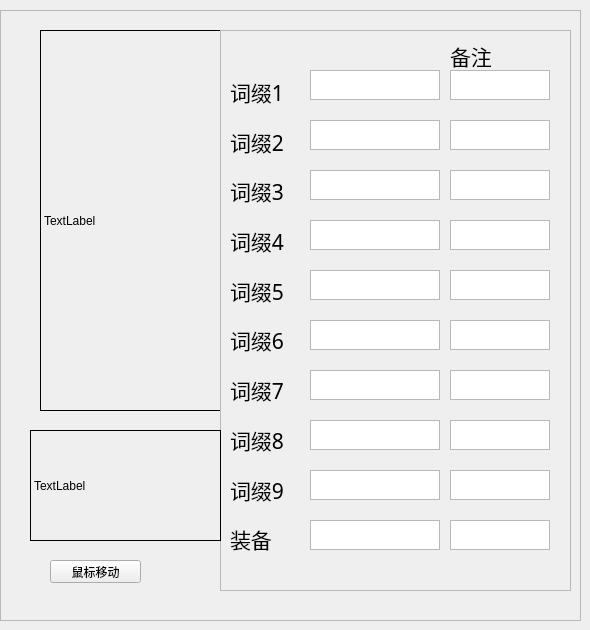
    <widget class="QWidget" name="tab_3">
     <attribute name="title">
      <string>3</string>
     </attribute>
     <widget class="QFrame" name="frame_6">
      <property name="geometry">
       <rect>
        <x>0</x>
        <y>10</y>
        <width>581</width>
        <height>611</height>
       </rect>
      </property>
      <property name="frameShape">
       <enum>QFrame::StyledPanel</enum>
      </property>
      <property name="frameShadow">
       <enum>QFrame::Raised</enum>
      </property>
      <widget class="QPushButton" name="pushButton_9">
       <property name="geometry">
        <rect>
         <x>50</x>
         <y>550</y>
         <width>91</width>
         <height>23</height>
        </rect>
       </property>
       <property name="text">
        <string>鼠标移动</string>
       </property>
      </widget>
      <widget class="QLabel" name="label_21">
       <property name="geometry">
        <rect>
         <x>40</x>
         <y>20</y>
         <width>181</width>
         <height>381</height>
        </rect>
       </property>
       <property name="frameShape">
        <enum>QFrame::Box</enum>
       </property>
       <property name="text">
        <string>TextLabel</string>
       </property>
      </widget>
      <widget class="QFrame" name="frame_7">
       <property name="geometry">
        <rect>
         <x>220</x>
         <y>20</y>
         <width>351</width>
         <height>561</height>
        </rect>
       </property>
       <property name="frameShape">
        <enum>QFrame::StyledPanel</enum>
       </property>
       <property name="frameShadow">
        <enum>QFrame::Raised</enum>
       </property>
       <widget class="QWidget" name="layoutWidget_4">
        <property name="geometry">
         <rect>
          <x>90</x>
          <y>40</y>
          <width>132</width>
          <height>491</height>
         </rect>
        </property>
        <layout class="QVBoxLayout" name="verticalLayout_5">
         <property name="spacing">
          <number>20</number>
         </property>
         <property name="sizeConstraint">
          <enum>QLayout::SetFixedSize</enum>
         </property>
         <item>
          <widget class="QPlainTextEdit" name="mod1_3">
           <property name="sizePolicy">
            <sizepolicy hsizetype="Expanding" vsizetype="Expanding">
             <horstretch>0</horstretch>
             <verstretch>0</verstretch>
            </sizepolicy>
           </property>
           <property name="maximumSize">
            <size>
             <width>130</width>
             <height>30</height>
            </size>
           </property>
          </widget>
         </item>
         <item>
          <widget class="QPlainTextEdit" name="mod2_3">
           <property name="enabled">
            <bool>true</bool>
           </property>
           <property name="sizePolicy">
            <sizepolicy hsizetype="Expanding" vsizetype="Expanding">
             <horstretch>0</horstretch>
             <verstretch>0</verstretch>
            </sizepolicy>
           </property>
           <property name="minimumSize">
            <size>
             <width>130</width>
             <height>30</height>
            </size>
           </property>
           <property name="maximumSize">
            <size>
             <width>130</width>
             <height>30</height>
            </size>
           </property>
          </widget>
         </item>
         <item>
          <widget class="QPlainTextEdit" name="mod3_3">
           <property name="maximumSize">
            <size>
             <width>130</width>
             <height>30</height>
            </size>
           </property>
           <property name="baseSize">
            <size>
             <width>256</width>
             <height>30</height>
            </size>
           </property>
          </widget>
         </item>
         <item>
          <widget class="QPlainTextEdit" name="mod4_3">
           <property name="maximumSize">
            <size>
             <width>130</width>
             <height>30</height>
            </size>
           </property>
          </widget>
         </item>
         <item>
          <widget class="QPlainTextEdit" name="mod5_3">
           <property name="maximumSize">
            <size>
             <width>130</width>
             <height>30</height>
            </size>
           </property>
          </widget>
         </item>
         <item>
          <widget class="QPlainTextEdit" name="mod6_3">
           <property name="maximumSize">
            <size>
             <width>130</width>
             <height>30</height>
            </size>
           </property>
           <property name="plainText">
            <string/>
           </property>
          </widget>
         </item>
         <item>
          <widget class="QPlainTextEdit" name="mod7_3">
           <property name="maximumSize">
            <size>
             <width>130</width>
             <height>30</height>
            </size>
           </property>
           <property name="plainText">
            <string/>
           </property>
          </widget>
         </item>
         <item>
          <widget class="QPlainTextEdit" name="mod8_3">
           <property name="maximumSize">
            <size>
             <width>130</width>
             <height>30</height>
            </size>
           </property>
           <property name="plainText">
            <string/>
           </property>
          </widget>
         </item>
         <item>
          <widget class="QPlainTextEdit" name="mod9_3">
           <property name="maximumSize">
            <size>
             <width>130</width>
             <height>30</height>
            </size>
           </property>
           <property name="plainText">
            <string/>
           </property>
          </widget>
         </item>
         <item>
          <widget class="QPlainTextEdit" name="item_name_3">
           <property name="maximumSize">
            <size>
             <width>130</width>
             <height>30</height>
            </size>
           </property>
           <property name="plainText">
            <string/>
           </property>
          </widget>
         </item>
        </layout>
       </widget>
       <widget class="QWidget" name="layoutWidget_5">
        <property name="geometry">
         <rect>
          <x>10</x>
          <y>40</y>
          <width>71</width>
          <height>491</height>
         </rect>
        </property>
        <layout class="QVBoxLayout" name="verticalLayout_6">
         <item>
          <widget class="QLabel" name="label_35">
           <property name="font">
            <font>
             <family>Agency FB</family>
             <pointsize>16</pointsize>
            </font>
           </property>
           <property name="text">
            <string>词缀1</string>
           </property>
          </widget>
         </item>
         <item>
          <widget class="QLabel" name="label_36">
           <property name="font">
            <font>
             <family>Agency FB</family>
             <pointsize>16</pointsize>
            </font>
           </property>
           <property name="text">
            <string>词缀2</string>
           </property>
          </widget>
         </item>
         <item>
          <widget class="QLabel" name="label_37">
           <property name="font">
            <font>
             <family>Agency FB</family>
             <pointsize>16</pointsize>
            </font>
           </property>
           <property name="text">
            <string>词缀3</string>
           </property>
          </widget>
         </item>
         <item>
          <widget class="QLabel" name="label_38">
           <property name="font">
            <font>
             <family>Agency FB</family>
             <pointsize>16</pointsize>
            </font>
           </property>
           <property name="text">
            <string>词缀4</string>
           </property>
          </widget>
         </item>
         <item>
          <widget class="QLabel" name="label_39">
           <property name="font">
            <font>
             <family>Agency FB</family>
             <pointsize>16</pointsize>
            </font>
           </property>
           <property name="text">
            <string>词缀5</string>
           </property>
          </widget>
         </item>
         <item>
          <widget class="QLabel" name="label_40">
           <property name="font">
            <font>
             <family>Agency FB</family>
             <pointsize>16</pointsize>
            </font>
           </property>
           <property name="text">
            <string>词缀6</string>
           </property>
          </widget>
         </item>
         <item>
          <widget class="QLabel" name="label_41">
           <property name="font">
            <font>
             <family>Agency FB</family>
             <pointsize>16</pointsize>
            </font>
           </property>
           <property name="text">
            <string>词缀7</string>
           </property>
          </widget>
         </item>
         <item>
          <widget class="QLabel" name="label_42">
           <property name="font">
            <font>
             <family>Agency FB</family>
             <pointsize>16</pointsize>
            </font>
           </property>
           <property name="text">
            <string>词缀8</string>
           </property>
          </widget>
         </item>
         <item>
          <widget class="QLabel" name="label_43">
           <property name="font">
            <font>
             <family>Agency FB</family>
             <pointsize>16</pointsize>
            </font>
           </property>
           <property name="text">
            <string>词缀9</string>
           </property>
          </widget>
         </item>
         <item>
          <widget class="QLabel" name="label_44">
           <property name="font">
            <font>
             <family>Agency FB</family>
             <pointsize>16</pointsize>
            </font>
           </property>
           <property name="text">
            <string>装备</string>
           </property>
          </widget>
         </item>
        </layout>
       </widget>
       <widget class="QLabel" name="label_71">
        <property name="geometry">
         <rect>
          <x>230</x>
          <y>10</y>
          <width>61</width>
          <height>31</height>
         </rect>
        </property>
        <property name="font">
         <font>
          <family>Agency FB</family>
          <pointsize>16</pointsize>
         </font>
        </property>
        <property name="text">
         <string>备注</string>
        </property>
       </widget>
       <widget class="QWidget" name="layoutWidget_10">
        <property name="geometry">
         <rect>
          <x>230</x>
          <y>40</y>
          <width>102</width>
          <height>491</height>
         </rect>
        </property>
        <layout class="QVBoxLayout" name="verticalLayout_11">
         <property name="spacing">
          <number>20</number>
         </property>
         <property name="sizeConstraint">
          <enum>QLayout::SetFixedSize</enum>
         </property>
         <item>
          <widget class="QPlainTextEdit" name="mod1_3_1">
           <property name="enabled">
            <bool>true</bool>
           </property>
           <property name="sizePolicy">
            <sizepolicy hsizetype="Expanding" vsizetype="Expanding">
             <horstretch>0</horstretch>
             <verstretch>0</verstretch>
            </sizepolicy>
           </property>
           <property name="minimumSize">
            <size>
             <width>100</width>
             <height>30</height>
            </size>
           </property>
           <property name="maximumSize">
            <size>
             <width>100</width>
             <height>30</height>
            </size>
           </property>
          </widget>
         </item>
         <item>
          <widget class="QPlainTextEdit" name="mod2_3_1">
           <property name="enabled">
            <bool>true</bool>
           </property>
           <property name="sizePolicy">
            <sizepolicy hsizetype="Expanding" vsizetype="Expanding">
             <horstretch>0</horstretch>
             <verstretch>0</verstretch>
            </sizepolicy>
           </property>
           <property name="minimumSize">
            <size>
             <width>100</width>
             <height>30</height>
            </size>
           </property>
           <property name="maximumSize">
            <size>
             <width>100</width>
             <height>30</height>
            </size>
           </property>
          </widget>
         </item>
         <item>
          <widget class="QPlainTextEdit" name="mod3_3_1">
           <property name="maximumSize">
            <size>
             <width>100</width>
             <height>30</height>
            </size>
           </property>
           <property name="baseSize">
            <size>
             <width>256</width>
             <height>30</height>
            </size>
           </property>
          </widget>
         </item>
         <item>
          <widget class="QPlainTextEdit" name="mod4_3_1">
           <property name="maximumSize">
            <size>
             <width>100</width>
             <height>30</height>
            </size>
           </property>
          </widget>
         </item>
         <item>
          <widget class="QPlainTextEdit" name="mod5_3_1">
           <property name="maximumSize">
            <size>
             <width>100</width>
             <height>30</height>
            </size>
           </property>
          </widget>
         </item>
         <item>
          <widget class="QPlainTextEdit" name="mod6_3_1">
           <property name="maximumSize">
            <size>
             <width>100</width>
             <height>30</height>
            </size>
           </property>
           <property name="plainText">
            <string/>
           </property>
          </widget>
         </item>
         <item>
          <widget class="QPlainTextEdit" name="mod7_3_1">
           <property name="maximumSize">
            <size>
             <width>100</width>
             <height>30</height>
            </size>
           </property>
           <property name="plainText">
            <string/>
           </property>
          </widget>
         </item>
         <item>
          <widget class="QPlainTextEdit" name="mod8_3_1">
           <property name="maximumSize">
            <size>
             <width>100</width>
             <height>30</height>
            </size>
           </property>
           <property name="plainText">
            <string/>
           </property>
          </widget>
         </item>
         <item>
          <widget class="QPlainTextEdit" name="mod9_3_1">
           <property name="maximumSize">
            <size>
             <width>100</width>
             <height>30</height>
            </size>
           </property>
           <property name="plainText">
            <string/>
           </property>
          </widget>
         </item>
         <item>
          <widget class="QPlainTextEdit" name="item_name_3_1">
           <property name="maximumSize">
            <size>
             <width>100</width>
             <height>30</height>
            </size>
           </property>
           <property name="plainText">
            <string/>
           </property>
          </widget>
         </item>
        </layout>
       </widget>
      </widget>
      <widget class="QLabel" name="label_72">
       <property name="geometry">
        <rect>
         <x>30</x>
         <y>420</y>
         <width>191</width>
         <height>111</height>
        </rect>
       </property>
       <property name="frameShape">
        <enum>QFrame::Box</enum>
       </property>
       <property name="text">
        <string>TextLabel</string>
       </property>
       <property name="wordWrap">
        <bool>true</bool>
       </property>
      </widget>
     </widget>
    </widget>
